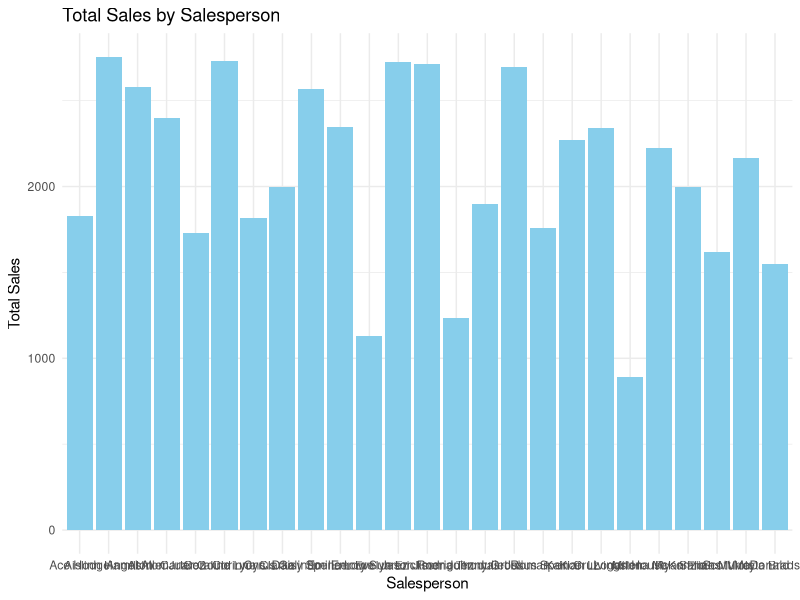
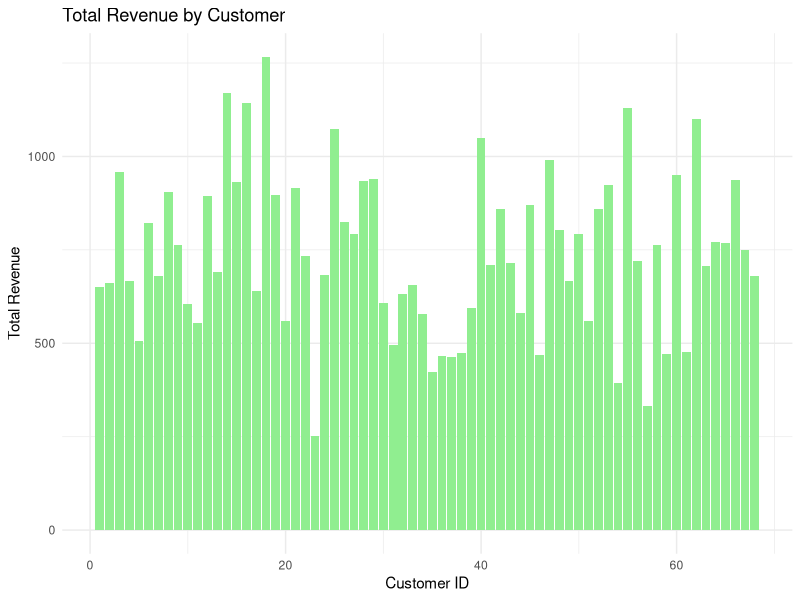

Source code (R) for these figures, in order: (Note: this script raises an error after producing the figures.)
## Chapter 12

# Install and load necessary libraries
install.packages("tidyverse")

library(tidyverse)

# Load the performance data
performance_data <- read.csv("data/performance_data.csv")

# View the first few rows of the dataset
head(performance_data)


  # Summarize the performance data
  summary(performance_data)

# Plot the total sales by salesperson
ggplot(performance_data, aes(x = Salesperson, y = Total_Sales)) +
  geom_bar(stat = "identity", fill = "skyblue") +
  labs(title = "Total Sales by Salesperson", x = "Salesperson", y = "Total Sales") +
  theme_minimal()


  # Calculate the sales conversion rate
  performance_data %>%
  summarise(Conversion_Rate = mean(Deals_Closed / Leads_Generated) * 100)


  
  # Calculate the average deal size
  performance_data %>%
  summarise(Average_Deal_Size = mean(Total_Sales / Deals_Closed))


  
  # Calculate the quota attainment percentage
  performance_data %>%
  summarise(Quota_Attainment = mean(Total_Sales / Sales_Quota) * 100)



# Load the customer data
customer_data <- read.csv("data/customer_details.csv")

# View the first few rows of the dataset
head(customer_data)


  # Summarize the customer data
  summary(customer_data)
  
  customer_data %>%
    mutate(Count = 1) %>%
    group_by(Customer_ID) %>%
    summarise(Total_Transactions = sum(Count, na.rm=TRUE), Purchase_Amount = sum(Amount, na.rm=TRUE)) -> customer_data
    


# Plot the total revenue by customer
ggplot(customer_data, aes(x = Customer_ID, y = Purchase_Amount)) +
  geom_bar(stat = "identity", fill = "lightgreen") +
  labs(title = "Total Revenue by Customer", x = "Customer ID", y = "Total Revenue") +
  theme_minimal()


  # Calculate the average purchase value & the average purchase frequency rate
  # Calculate the customer value
  customer_data %>%
  summarise(Average_Purchase_Value = mean(Purchase_Amount / Total_Transactions),
            Average_Frequency_Rate = mean(Total_Transactions / length(Customer_ID))) %>%
   mutate(Customer_Value = Average_Purchase_Value * Average_Frequency_Rate)    



  # Calculate the customer lifetime value
  customer_data %>%
  mutate(Customer_Lifetime_Value = Customer_Value * Average_Customer_Lifespan)

# View the CLV for each customer
head(customer_data %>% select(Customer_ID, Customer_Lifetime_Value))